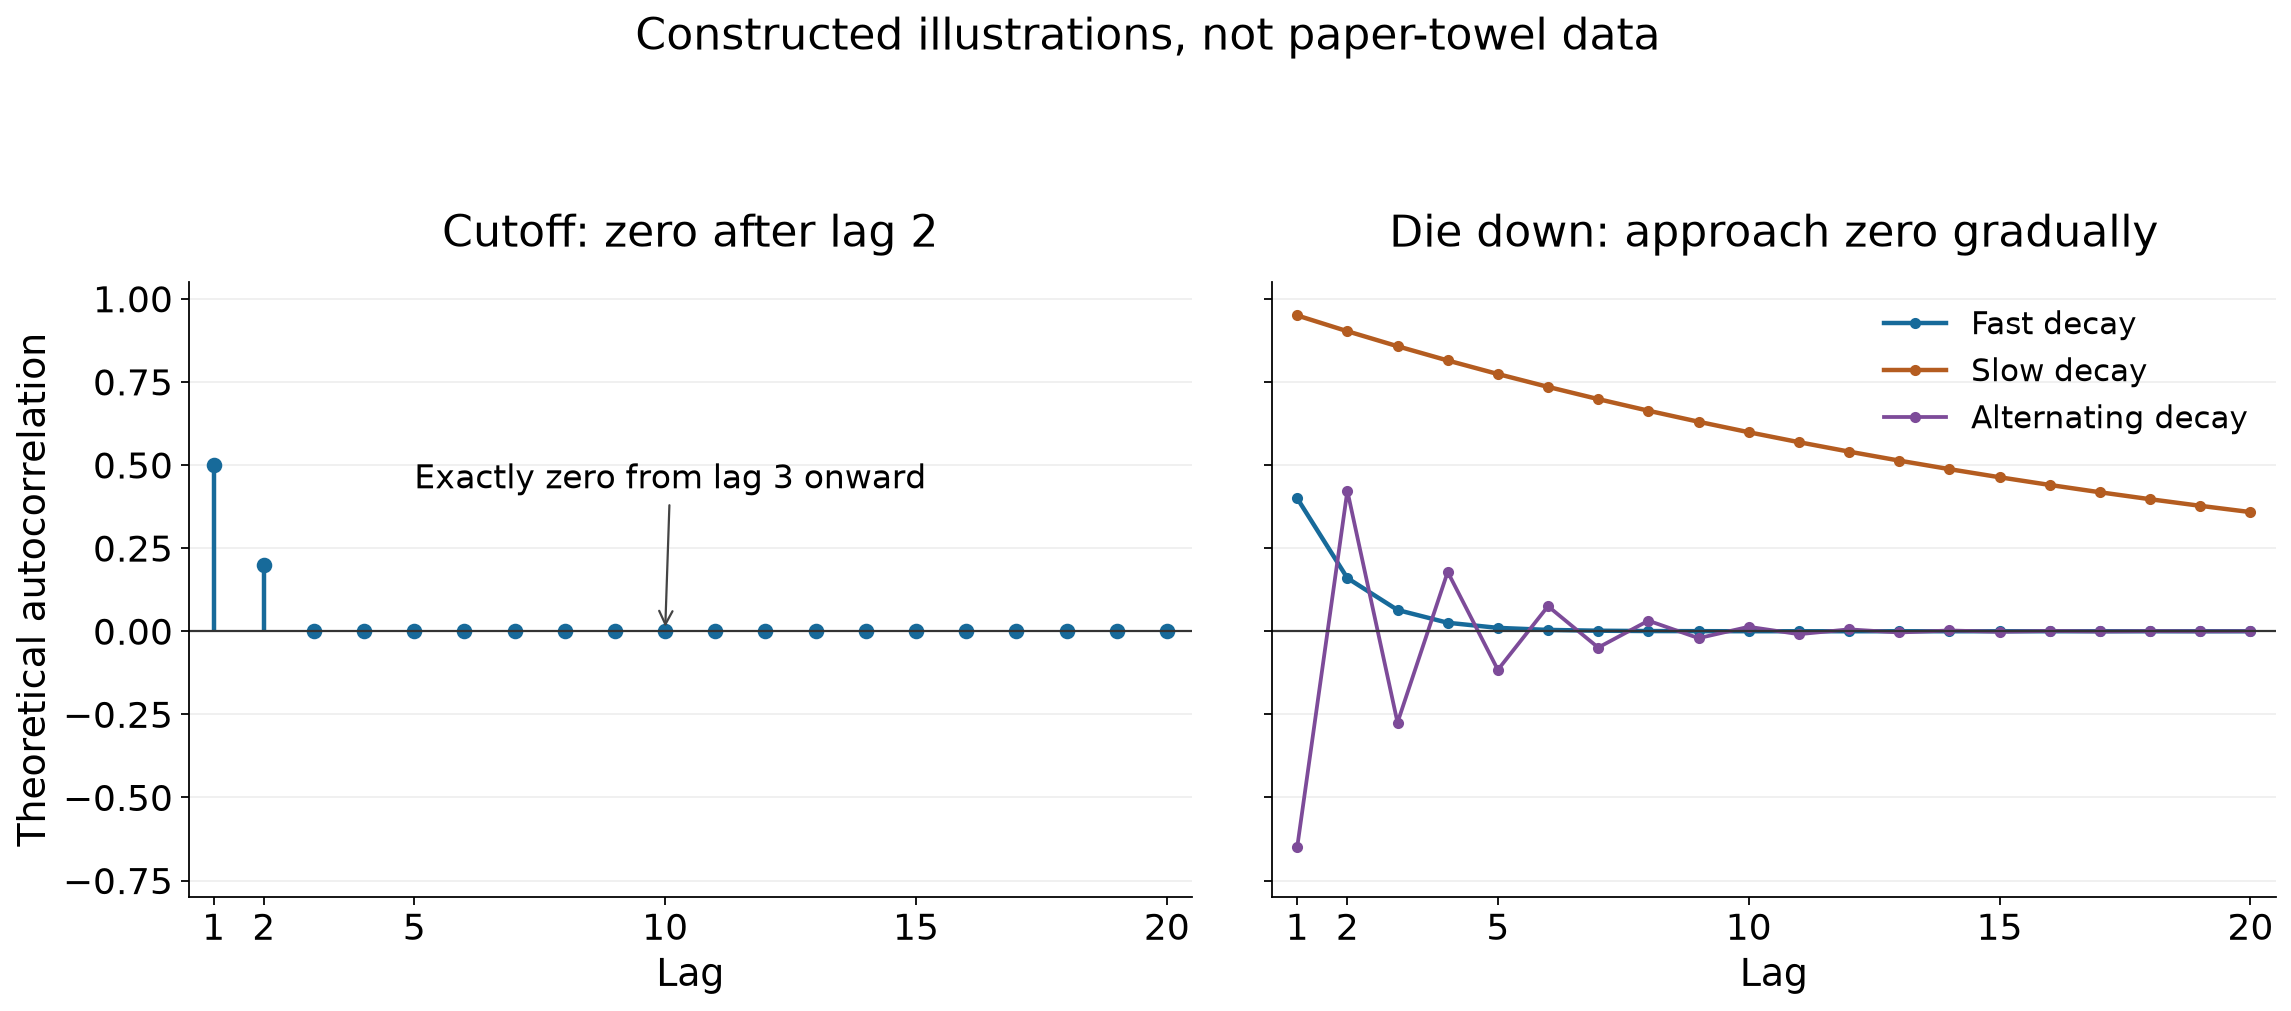

Write the Python code that produced this figure.
import json
from pathlib import Path
import matplotlib
matplotlib.use('Agg')
import matplotlib.pyplot as plt
import numpy as np

base=Path(__file__).resolve().parent
lags=np.arange(1,21)
cutoff=np.zeros(20)
cutoff[:2]=[.5,.2]
curves={'fast_positive':.4**lags,'slow_positive':.95**lags,'alternating':(-.65)**lags}
result={'type':'Constructed theoretical ACF illustrations, not estimates from sales','random_simulation':False,'seed':None,'lags':lags.tolist(),'cutoff':cutoff.tolist(),'decays':{k:v.tolist() for k,v in curves.items()},'definitions':{'cutoff':'exactly zero at every lag after lag 2','fast_positive':'0.4 raised to lag','slow_positive':'0.95 raised to lag','alternating':'negative 0.65 raised to lag'}}
(base/'turn08_acf_shapes_results.json').write_text(json.dumps(result,indent=2)+'\n')
plt.rcParams.update({'font.size':16,'axes.titlesize':20,'axes.labelsize':17})
fig,axes=plt.subplots(1,2,figsize=(15,6.5),sharey=True)
marker,stems,baseline=axes[0].stem(lags,cutoff,basefmt=' ')
plt.setp(marker,color='#176a9a',markersize=6)
plt.setp(stems,color='#176a9a',linewidth=2)
axes[0].set_title('Cutoff: zero after lag 2',pad=16)
axes[0].annotate('Exactly zero from lag 3 onward',xy=(10,0),xytext=(5,.43),arrowprops={'arrowstyle':'->','color':'#444444'},fontsize=15)
axes[1].plot(lags,curves['fast_positive'],'o-',lw=2,color='#176a9a',label='Fast decay',markersize=4)
axes[1].plot(lags,curves['slow_positive'],'o-',lw=2,color='#b45c20',label='Slow decay',markersize=4)
axes[1].plot(lags,curves['alternating'],'o-',lw=1.7,color='#7d4b99',label='Alternating decay',markersize=4)
axes[1].set_title('Die down: approach zero gradually',pad=16)
axes[1].legend(frameon=False,loc='upper right',fontsize=14)
for ax in axes:
    ax.axhline(0,color='#333333',lw=1)
    ax.set_xlabel('Lag')
    ax.set_xlim(.5,20.5)
    ax.set_xticks([1,2,5,10,15,20])
    ax.set_ylim(-.8,1.05)
    ax.grid(axis='y',alpha=.2)
    ax.spines[['top','right']].set_visible(False)
axes[0].set_ylabel('Theoretical autocorrelation')
fig.suptitle('Constructed illustrations, not paper-towel data',fontsize=20,y=1.01)
fig.tight_layout(pad=2,w_pad=2)
fig.savefig(base/'turn08_acf_shapes.png',dpi=160,bbox_inches='tight')
plt.close(fig)
print('Saved constructed illustrations and numerical values; no random simulation used.')
